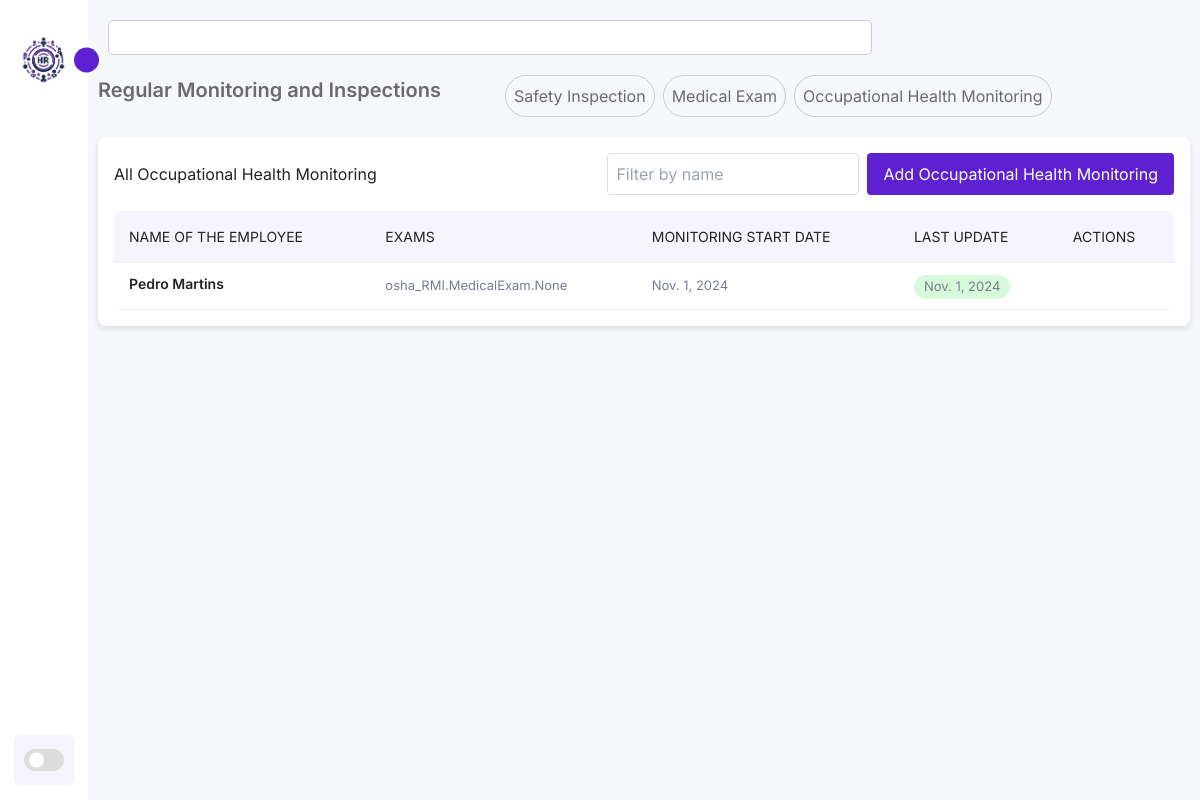
The app's page /regular-monitoring-inspections/regular-monitoring-inspections/occupational_health_monitoring/ with its own data.
### osha_RMI/models.py (models this page shows, shortened)
class OccupationalHealthMonitoring(models.Model):
    employee = models.ForeignKey(Employee, on_delete=models.CASCADE)  # Associate with the employee
    exams = models.ManyToManyField(MedicalExam)
    monitoring_start_date = models.DateField()
    last_update = models.DateField()

### employees/models.py (models this page shows, shortened)
class Employee(models.Model):
    first_name = models.CharField(max_length=100)
    last_name = models.CharField(max_length=100)
    password = models.CharField(max_length=128)  # 128 caracteres para armazenar senhas hash
    email = models.EmailField(unique=True)
    phone = models.CharField(max_length=20, null=True, blank=True)
    hire_date = models.DateField()
    position = models.CharField(max_length=100)  # Job title
    salary = models.DecimalField(max_digits=10, decimal_places=2)
    area = models.ForeignKey(Area, on_delete=models.SET_NULL, null=True, related_name='employees')
    department = models.ForeignKey(Department, on_delete=models.SET_NULL, null=True, related_name='employees')
    image = models.ImageField(upload_to='employee_images/', null=True, blank=True)
    def __str__(self):
        return f"{self.first_name} {self.last_name}"

### osha_RMI/views.py (the view)
# urls.py: path('regular-monitoring-inspections/occupational_health_monitoring/', views.occupational_health_monitoring_list, name='occupational_health_monitoring_list'),
def occupational_health_monitoring_list(request):
    occupationalhealthmonitorings = OccupationalHealthMonitoring.objects.all()
    return render(request, 'occupational_health_monitoring_list.html', {'occupationalhealthmonitorings': occupationalhealthmonitorings})

### osha_RMI/templates/occupational_health_monitoring_list.html (shortened to what this page needs)
{% extends 'base_generic.html' %}
{% load static %}
{% block extra_styles %}
    <link rel="stylesheet" href="{% static 'css/lists.css' %}">
{% endblock %}
{% block content %}
<section class="main-title">
    <h1>Regular Monitoring and Inspections</h1>
    <div class="buttons">
        <a class="sub-item" href="{% url 'safety_inspection_list' %}">Safety Inspection</a>
        <a class="sub-item" href="{% url 'medical_exam_list' %}">Medical Exam</a>
        <a class="sub-item" href="{% url 'occupational_health_monitoring_list' %}">Occupational Health Monitoring</a>
    </div>
</section>
<div class="card">
    <div class="card-header">
        <h2>All Occupational Health Monitoring</h2>
        <div class="filters">
            <input type="search" placeholder="Filter by name" class="filter-input" />
            <button class="btn_add"><a href="{% url 'occupational_health_monitoring_create' %}">Add Occupational Health Monitoring</a></button>
        </div>
    </div>
    <div class="board">
        <table width="100%">
            <thead>
                <tr>
                    <td>Name of the employee</td>
                    <td>Exams</td>
                    <td>Monitoring Start Date</td>
                    <td>Last Update</td>
                    <td>Actions</td>
                </tr>
            </thead>
            <tbody>
                {% for occupationalhealthmonitoring in occupationalhealthmonitorings %}
                <tr>
                    <td class="people">
                        <div class="">
                            <h5>{{ occupationalhealthmonitoring.employee }}</h5>
                        </div>
                    </td>
                    <td >
                        <p>{{ occupationalhealthmonitoring.exams }}</p>
                    </td>
                    <td >
                        <p>{{ occupationalhealthmonitoring.monitoring_start_date }}</p>
                    </td>
                    <td class="active">
                        <p>{{ occupationalhealthmonitoring.last_update }}</p>
                    </td>
                    <td class="table-icons">
                    </td>
                </tr>
                {% endfor %}
            </tbody>
        </table>
    </div>
    {% endblock %}

### static/css/style.css (style rules this page uses)
:root { --color-dark: #1D2231; --text-grey: #8390A2; --bg-body: #f6f7fb; --bg-main: #ffffff; --main-color: #5d21d1; --text-white: #ffffff; --body-color: #E4E9F7; --sidebar-color: #FFF; --primary-color: #5d21d1; --primary-color-light: #F6F5FF; --toggle-color: #DDD; --text-color: #242222; --tran-03: all 0.2s ease; --tran-04: all 0.3s ease; --tran-05: all 0.3s ease; }
* { padding: 0; margin: 0; box-sizing: border-box; list-style-type: none; text-decoration: none; font-family: 'Inter', sans-serif; }
body { height: 100vh; background: var(--bg-body); margin: 1rem 3rem; }
.main-title { display: flex; gap: 4rem; margin-bottom: 20px; }
.main-title h1 { font-size: 20px; font-weight: 600; color: #6b6b6b; }
.buttons { display: flex; gap: 0.5rem; }
.buttons .sub-item { background: transparent; padding: 0.5rem 0.5rem; border: solid 1px #ccc; border-radius: 30px; color: #6b6b6b; }

### static/css/lists.css (style rules this page uses)
.card { background-color: var(--bg-main); border-radius: 8px; box-shadow: 0 3px 6px rgba(0, 0, 0, 0.1); padding: 1rem; margin-bottom: 1rem; width: 100%; max-width: 100%; }
.card-header { display: flex; justify-content: space-between; align-items: center; margin-bottom: 1rem; color: var(--text-color); }
.filters { display: flex; gap: 0.5rem; }
.filter-input, .filter-select { padding: 0.5rem; border: 1px solid #ddd; border-radius: 4px; }
.btn_add { padding: 0.2rem 1rem; border-radius: 4px; border: none; background-color: var(--main-color); color: var(--text-white); cursor: pointer; }
.board { width: 100%; overflow: auto; background: #fff; border-radius: 8px; }
.board h5 { font-weight: 600; font-size: 14px; }
.board p { font-weight: 400; font-size: 13px; color: #787d8d; }
.board .people { display: flex; justify-self: flex-start; align-items: center; text-align: start; }
table { border-collapse: collapse; width: 100%; }
tr { border-bottom: 1px solid #eef0f3; }
thead td { font-size: 14px; text-transform: uppercase; font-weight: 400; background: #F9FAFB; text-align: start; padding: 15px; }
tbody tr td { padding: 10px 15px; }
.active p { background: #d7fada; padding: 2px 10px; display: inline-block; border-radius: 40px; color: #2b2b2b; }
table { border-collapse: collapse; }
thead td { font-size: 12px; text-transform: uppercase; font-weight: 400; background: #F9FAFB; text-align: start; padding: 10px; }
tbody tr td { padding: 10px 10px; }
table { border-collapse: collapse; width: 100%; background-color: var(--bg-main); color: var(--text-color); }
thead td { font-size: 14px; text-transform: uppercase; font-weight: 400; background: var(--primary-color-light); text-align: start; padding: 15px; }

### records on screen
OccupationalHealthMonitoring: employee "Pedro Martins", exams "osha_RMI.MedicalExam.None", monitoring_start_date "Nov. 1, 2024", last_update "Nov. 1, 2024"
